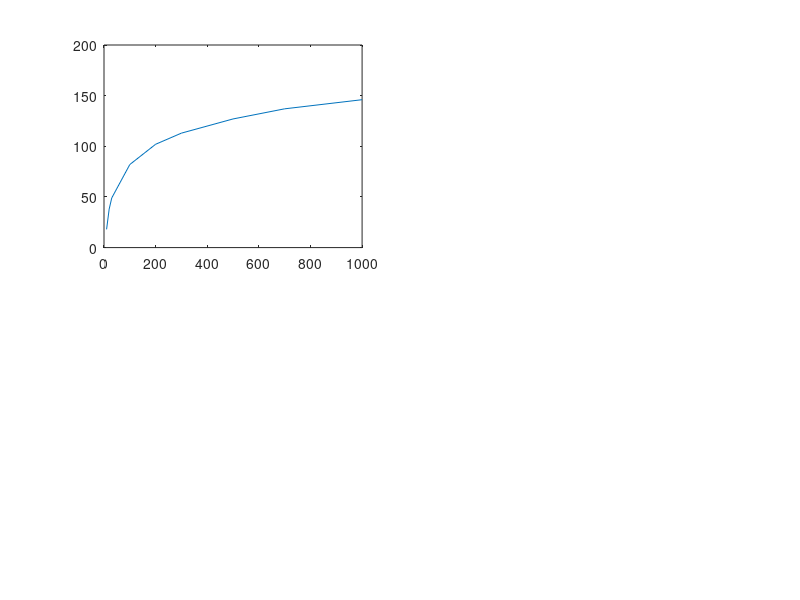

Recreate this plot in MATLAB. (Note: this script raises an error after producing the figure.)
%Program Description:
%The purpose of this program is to create create and display several plots on two figures with a given data set of x and y values


%Clear the command window and all variables
clear %Clear the workspace variables
clc %Clear the command window contents
format default %Set the default format

%Output of the title and author to the command window
program_name = "Program_07_2";
name = "Andy Pacher";
assisted_by = "Nobody";
fprintf("Output for %s written by %s, with assistance from %s. \n\n", program_name, name, assisted_by)

% Dataset 
x = [10 20 30 100 200 300 500 700 1000];
y = [18 38 49  82 102 113 127 137 146];

%open figure 1
figure(1)
%activate the top left subplot, plot data, and apply labels
subplot(2,2,1)
plot(x,y)
labelPlot('Graph of plot(x,y)','x', 'y')
%activate the top right subplot, plot data, and apply labels
subplot(2,2,2)
loglog(x,y)
labelPlot('Graph of loglog(x,y)','x', 'y')
%activate the bottom left subplot, plot data, and apply labels
subplot(2,2,3)
semilogx(x,y)
labelPlot('Graph of semilogx(x,y)','x', 'y')
%activate the bottom right subplot, plot data, and apply labels
subplot(2,2,4)
semilogy(x,y)
labelPlot('Graph of semilogy(x,y)','x', 'y')

%activate figure 2
figure(2)
%calculate two coefficients and assign as m and b
coefficients=polyfit(log(x),y,1);
m=coefficients(1);
b=coefficients(2);

xf2 = linspace(10,1000, 100);%generate linearly spaced x values of quantity 100
yf2 = m.*log(xf2)+b;%calculate y values according to the coefficients

hold on
labelPlot('(x,y) Data Set with the Fir Equation y = m*ln(x) +b', 'x', 'y')%label the plot
plot(x,y, '*b')%plot the x and y data points
plot(xf2, yf2, 'Color','r')%plot the calculated curve
best_fit_text = sprintf('The best fit function is y= %3.1f*ln(x)%3.1f', m, b);
text(200,75,best_fit_text,'fontsize',10)%format and display the model in text on the plot
legend('(x,y) Data Set', 'Y=m*ln(x) + b Fit','Location','southeast')
hold off

%end program